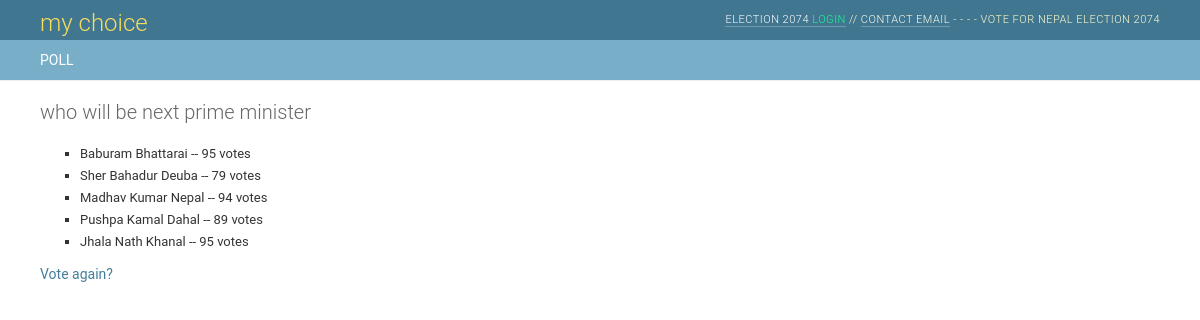
Page /polls/1/results/ on the committed database.
### polls/models.py (models this page shows, shortened)
class Question(models.Model):
    question_text = models.CharField(max_length=200,help_text='Enter your Question')
    pub_date = models.DateTimeField('date published',help_text='date published')

class Choice(models.Model):
    question = models.ForeignKey(Question, on_delete=models.CASCADE)
    choice_text = models.CharField(max_length=200)
    votes = models.IntegerField(default=0)

### polls/views.py (the view)
# urls.py: url(r'^(?P<question_id>[0-9]+)/results/$', views.results, name='results'),
def results(request, question_id):
    question = get_object_or_404(Question, pk=question_id)
    return render(request, 'polls/results.html', {'question': question,'title':'select choice','sitename':'my choice'})

### polls/templates/polls/results.html
{% extends "polls/base.html" %}
{% block content %}
<h1>{{ question.question_text }}</h1>
<ul>
{% for choice in question.choice_set.all %}
    <li>{{ choice.choice_text }} -- {{ choice.votes }} vote{{ choice.votes|pluralize }}</li>
{% endfor %}
</ul>
<a href="{% url 'polls:detail' question.id %}">Vote again?</a>
{% endblock %}

### polls/static/css/base.css (style rules this page uses)
body { margin: 0; padding: 0; font-size: 14px; font-family: "Roboto","Lucida Grande","DejaVu Sans","Bitstream Vera Sans",Verdana,Arial,sans-serif; color: #333; background: #fff; }
a:link, a:visited { color: #447e9b; text-decoration: none; }
p, ol, ul, dl { margin: .2em 0 .8em 0; }
h1,h2,h3,h4,h5 { font-weight: bold; }
h1 { margin: 0 0 20px; font-weight: 300; font-size: 20px; color: #666; }
ul li { list-style-type: square; padding: 1px 0; }
li, dt, dd { font-size: 13px; line-height: 20px; }

### rows in the picture
Question: question_text "who will be next prime minister"
Choice: choice_text "Baburam Bhattarai", votes "95"
Choice: choice_text "Sher Bahadur Deuba", votes "79"
Choice: choice_text "Madhav Kumar Nepal", votes "94"
Choice: choice_text "Pushpa Kamal Dahal", votes "89"
Choice: choice_text "Jhala Nath Khanal", votes "95"

### other values in the picture
{{ sitename }} "my choice"
